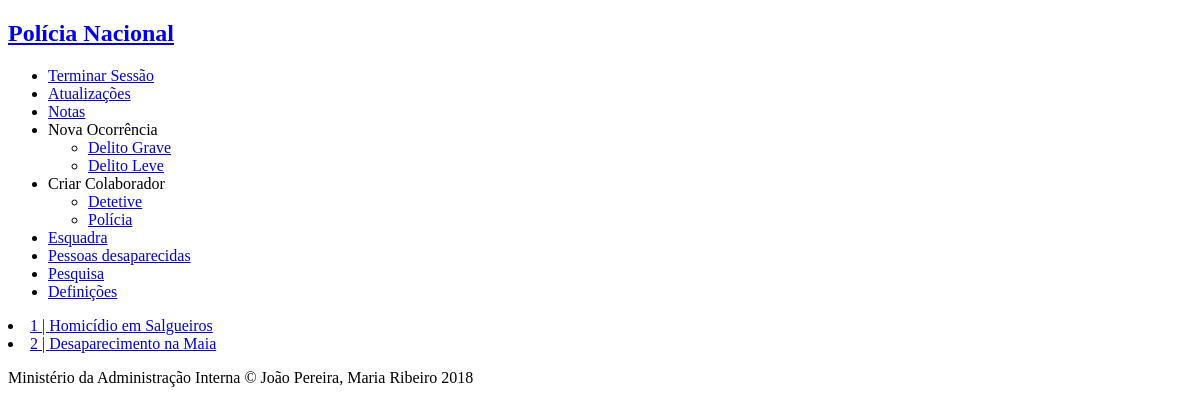
The page /occurence_search_result.php (signed in) on the database as committed earlier.
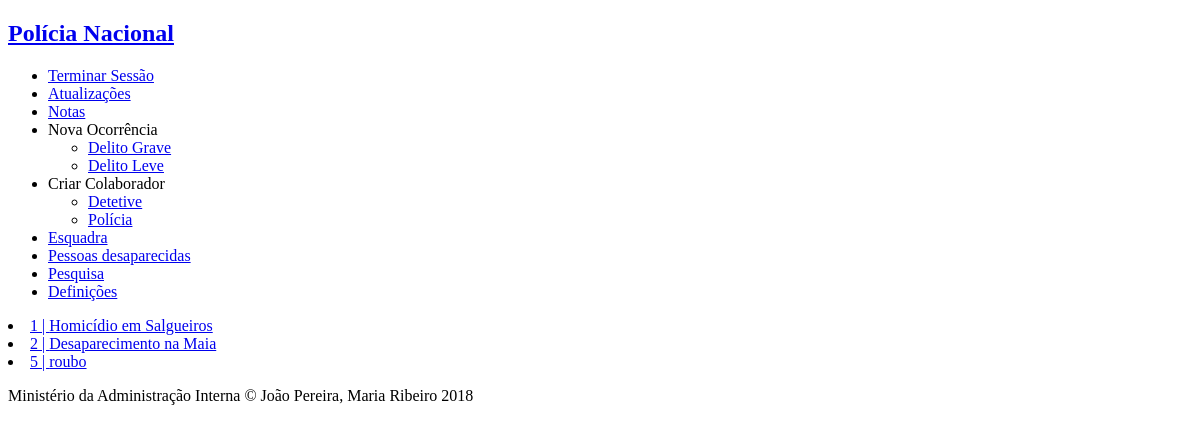
The same page on the database as committed later.
### tables this page shows
CREATE TABLE occurrences (
    id INTEGER PRIMARY KEY,
    type integer REFERENCES occ_type NOT NULL,
    title VARCHAR NOT NULL,
    chief_detective VARCHAR REFERENCES personnel,
    state VARCHAR REFERENCES states NOT NULL ,
    oppening_date date NOT NULL,
    location VARCHAR NOT NULL,
    description VARCHAR NOT NULL,
    station VARCHAR REFERENCES stations NOT NULL
);

### database/connection.php (called while the page is built, shortened)
<?php $db = new PDO('sqlite:database/database.db');
function getUserByUsername($username) {
  global $db;
  $query = $db->prepare('SELECT * FROM personnel WHERE username = ?');
  $query->execute(array($username));
  return $query->fetch();
}
function SearchOccurrencesByStation($station, $title, $type, $location, $state, $case_description){
  global $db;
  $stmt = $db->prepare("SELECT occurrences.* FROM occurrences JOIN occ_type ON type=occ_type.id WHERE occurrences.station = '$station'
  AND title LIKE '%$title%'
  AND occ_type.name LIKE '%$type%'
  AND description LIKE '%$case_description%'
  AND state LIKE '%$state%'
  AND location LIKE '%$location%' ");
  $stmt->execute();
  return $stmt->fetchAll();
}

### occurence_search_result.php (the view, shortened to what this page needs)
<?php
    include_once('database/connection.php');
    $username = $_SESSION['username'];
    $user = getUserByUsername($username);
    $title=$type=$location=$state=$case_description="";
    if ($user['position']=='Diretor Nacional'){
        $occurrences=SearchOccurrences($title, $type, $location, $state, $case_description);
    }elseif ($user['position']=='Chefe de Esquadra'){
        $occurrences=SearchOccurrencesByStation($user['station'],$title, $type, $location, $state, $case_description);
    }elseif ($user['position']=='Detetive'){
        $occurrences=SearchOccurrencesByUsernameAndMinorOccurrences($username,$user['station'],$title, $type, $location, $state, $case_description);
    }elseif ($user['position']=='Polícia'){
        $occurrences=SearchOccurrencesByUsername($username,$title, $type, $location, $state, $case_description );
    }
?>
<!DOCTYPE html>
<html>
<?php include_once('common/header_aside.php'); ?>
<body>
    <div class="search_results">
        <?php if (empty($occurrences) ) {
            echo  "Não foram encontrados resultados para a sua pesquisa.";
        } else{
            foreach($occurrences as $occurrence) { ?>
            <section>
            <?php echo "<li><a href='single_occurrence.php?id=" . $occurrence['id'] . "'>" . $occurrence['id'] . " | " . $occurrence['title'] . "</a></li>" ; ?>
            </section>
            <? }
        } ?>
    </div>
</body>
<?php include_once('common/footer.php'); ?>
</html>

Rows that differ between the two databases and show on the page:
added occurrences: id "5", title "roubo"
